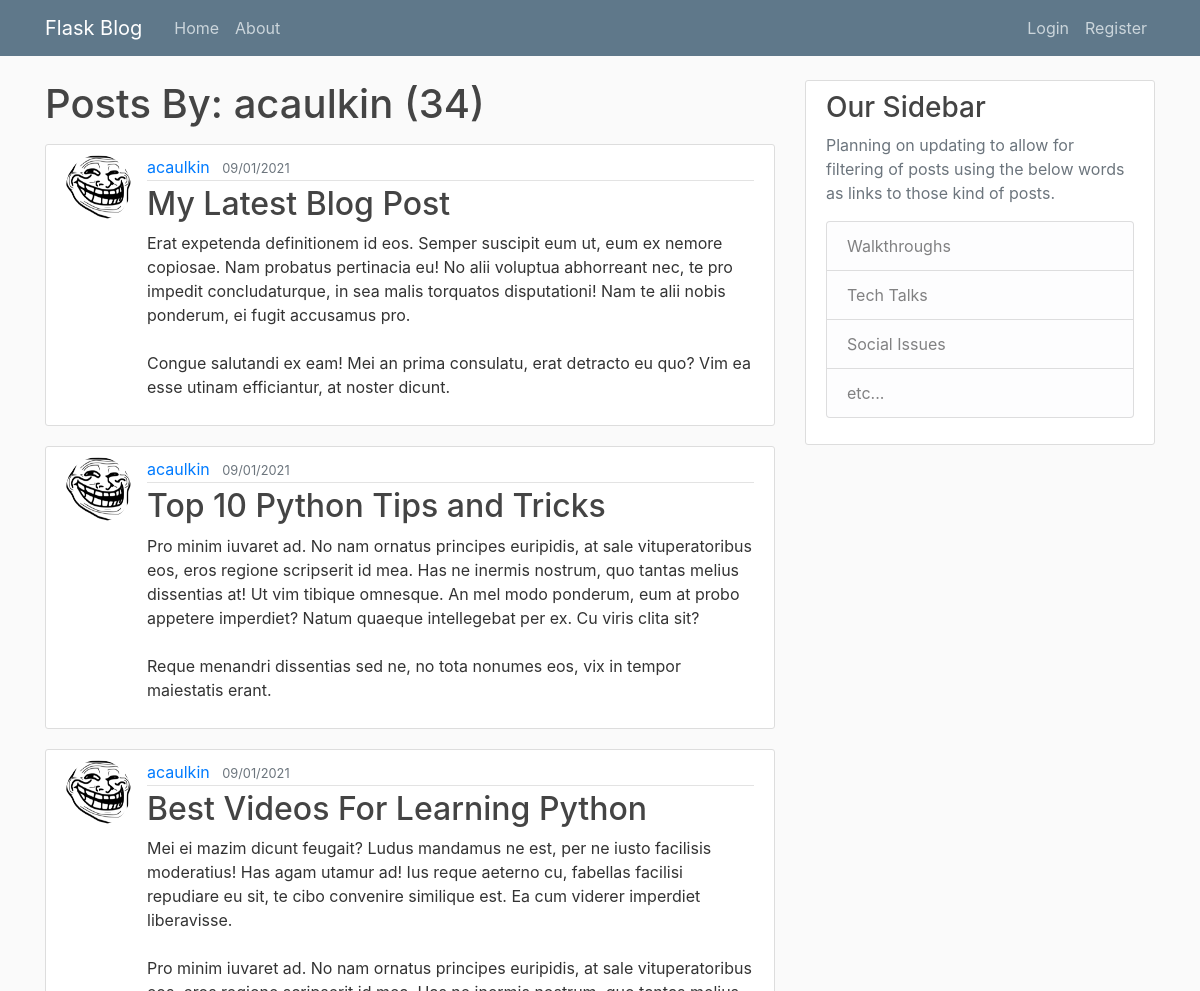
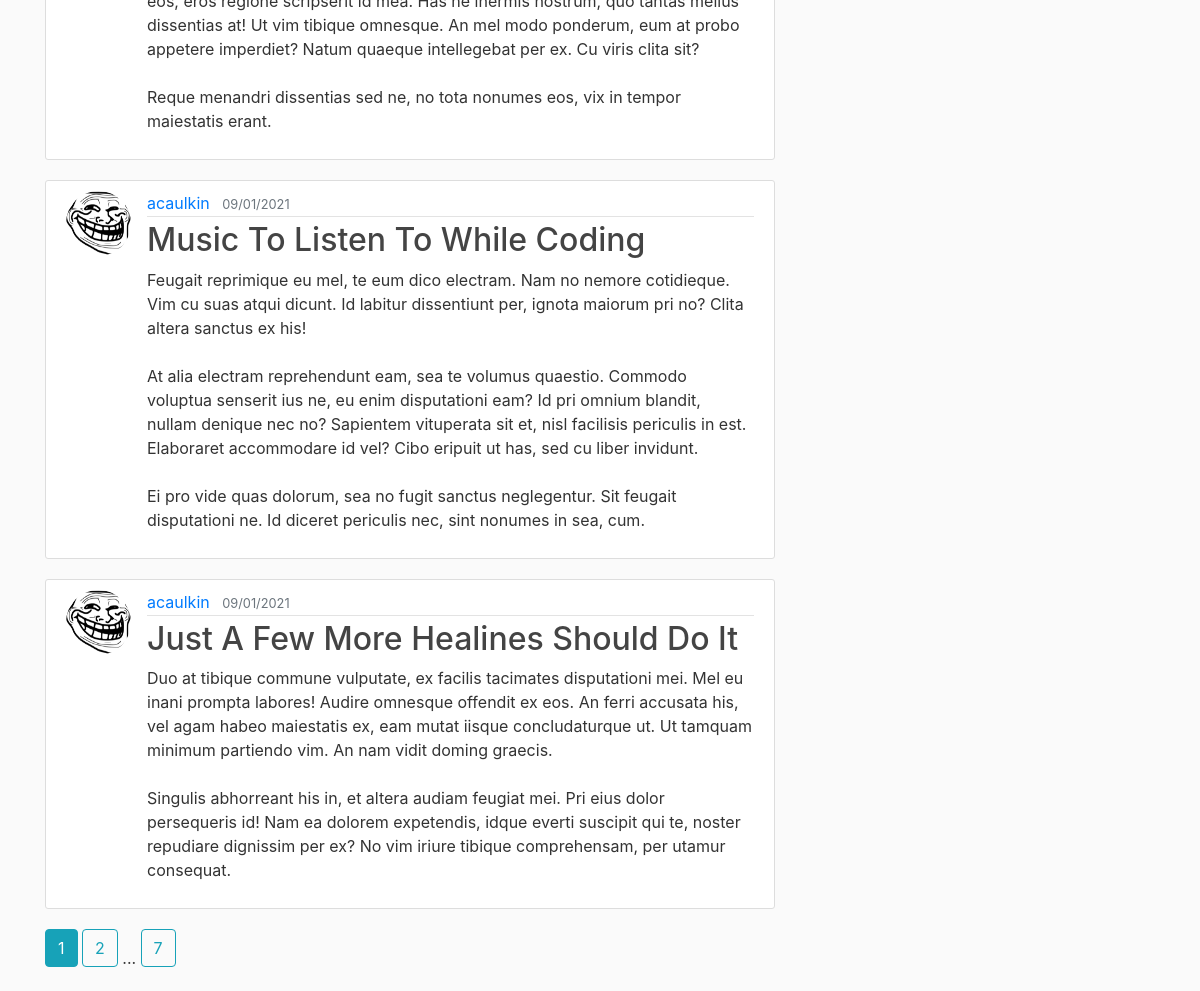
Page /user/acaulkin on the earlier database version (2 pictures, top to bottom).
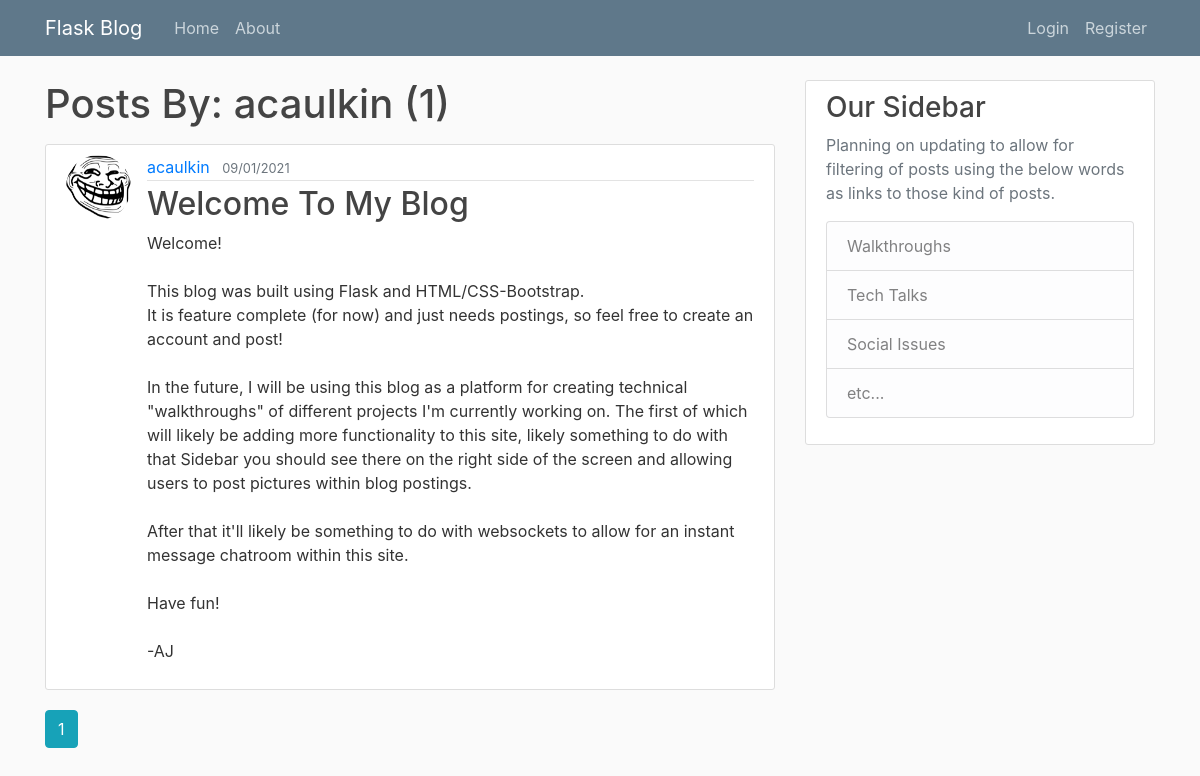
Same page on the later database version.
### flaskblog/models.py (models this page shows, shortened)
class Post(db.Model):
    id = db.Column(db.Integer, primary_key = True)
    title = db.Column(db.String(100), nullable = False)
    date_posted = db.Column(db.DateTime, nullable = False, default = datetime.utcnow)
    content = db.Column(db.Text, nullable = False)
    user_id = db.Column(db.Integer, db.ForeignKey('user.id'), nullable = False)

class User(db.Model, UserMixin):
    id = db.Column(db.Integer, primary_key = True)
    username = db.Column(db.String(20), unique = True, nullable = False)
    email = db.Column(db.String(120), unique = True, nullable = False)
    image_file = db.Column(db.String(20), nullable = False, default = 'default.jpg')
    password =  db.Column(db.String(60), nullable = False)
    posts = db.relationship('Post', backref = 'author', lazy = True)

### flaskblog/users/routes.py (the view)
@users.route('/user/<string:username>')
def user_posts(username):
    page = request.args.get('page', 1, type=int)
    user = User.query.filter_by(username=username).first_or_404()
    posts = Post.query.filter_by(author=user)\
        .order_by(Post.date_posted.desc())\
        .paginate(page=page, per_page=5)
    return render_template('user_posts.html', posts=posts, user=user)

### flaskblog/templates/user_posts.html
{% extends "layout.html" %}
{% block content %}
    <h1 class="mb-3">Posts By: {{ user.username }} ({{ posts.total }})</h1>
    {% for post in posts.items %}
    <article class="media content-section">
      <img class="rounded-circle article-img" src="{{ url_for('static', filename='profile_pics/' + post.author.image_file) }}">
        <div class="media-body">
          <div class="article-metadata">
            <a class="mr-2" href="{{ url_for('users.user_posts', username=post.author.username) }}">{{ post.author.username }}</a>
            <small class="text-muted">{{ post.date_posted.strftime('%d/%m/%Y') }}</small>
          </div>
          <h2><a class="article-title" href="{{ url_for('posts.post', post_id=post.id) }}">{{ post.title }}</a></h2>
          <p class="article-content">{{ post.content }}</p>
        </div>
      </article>
    {% endfor %}
    {% for page_num in posts.iter_pages(left_edge=1, right_edge=1, left_current=1, right_current=2) %}
      {% if page_num %}
        {% if posts.page == page_num %}
          <a class="btn btn-info mb-4" href="{{ url_for('users.user_posts', username=user.username, page=page_num) }}">{{ page_num }}</a>
        {% else %}
          <a class="btn btn-outline-info mb-4" href="{{ url_for('users.user_posts', username=user.username, page=page_num) }}">{{ page_num }}</a>
        {% endif %}
      {% else %}
        ...
      {% endif %}
    {% endfor %}
{% endblock content%}

Differences in the rows shown:
removed Post: image_file (picture), author.username "acaulkin", date_posted "09/01/2021", title "My Latest Blog Post", content "Erat expetenda definitionem id eos. Semper suscipit eum ut, eum ex nemore copiosae. Nam probatus pertinacia eu! No alii voluptua abhorreant nec, te pro impedit concludaturque, in sea malis torquatos disputationi! Nam te alii nobis ponderum, ei fugit accusamus pro. Congue salutandi ex eam! Mei an prima consulatu, erat detracto eu quo? Vim ea esse utinam efficiantur, at noster dicunt."
removed Post: image_file (picture), author.username "acaulkin", date_posted "09/01/2021", title "Top 10 Python Tips and Tricks", content "Pro minim iuvaret ad. No nam ornatus principes euripidis, at sale vituperatoribus eos, eros regione scripserit id mea. Has ne inermis nostrum, quo tantas melius dissentias at! Ut vim tibique omnesque. An mel modo ponderum, eum at probo appetere imperdiet? Natum quaeque intellegebat per ex. Cu viris clita sit? Reque menandri dissentias sed ne, no tota nonumes eos, vix in tempor maiestatis erant."
removed Post: image_file (picture), author.username "acaulkin", date_posted "09/01/2021", title "Best Videos For Learning Python", content "Mei ei mazim dicunt feugait? Ludus mandamus ne est, per ne iusto facilisis moderatius! Has agam utamur ad! Ius reque aeterno cu, fabellas facilisi repudiare eu sit, te cibo convenire similique est. Ea cum viderer imperdiet liberavisse. Pro minim iuvaret ad. No nam ornatus principes euripidis, at sale vituperatoribus eos, eros regione scripserit id mea. Has ne inermis nostrum, quo tantas melius dissentias at! Ut vim tibique omnesque. An mel modo ponderum, eum at probo appetere imperdiet? Natum quaeque intellegebat per ex. Cu viris clita sit? Reque menandri dissentias sed ne, no tota nonumes eos, vix in tempor maiestatis erant."
removed Post: image_file (picture), author.username "acaulkin", date_posted "09/01/2021", title "Music To Listen To While Coding", content "Feugait reprimique eu mel, te eum dico electram. Nam no nemore cotidieque. Vim cu suas atqui dicunt. Id labitur dissentiunt per, ignota maiorum pri no? Clita altera sanctus ex his! At alia electram reprehendunt eam, sea te volumus quaestio. Commodo voluptua senserit ius ne, eu enim disputationi eam? Id pri omnium blandit, nullam denique nec no? Sapientem vituperata sit et, nisl facilisis periculis in est. Elaboraret accommodare id vel? Cibo eripuit ut has, sed cu liber invidunt. Ei pro vide quas dolorum, sea no fugit sanctus neglegentur. Sit feugait disputationi ne. Id diceret periculis nec, sint nonumes in sea, cum."
removed Post: image_file (picture), author.username "acaulkin", date_posted "09/01/2021", title "Just A Few More Healines Should Do It", content "Duo at tibique commune vulputate, ex facilis tacimates disputationi mei. Mel eu inani prompta labores! Audire omnesque offendit ex eos. An ferri accusata his, vel agam habeo maiestatis ex, eam mutat iisque concludaturque ut. Ut tamquam minimum partiendo vim. An nam vidit doming graecis. Singulis abhorreant his in, et altera audiam feugiat mei. Pri eius dolor persequeris id! Nam ea dolorem expetendis, idque everti suscipit qui te, noster repudiare dignissim per ex? No vim iriure tibique comprehensam, per utamur consequat."
now on this page (row edited): Post: image_file (picture), author.username "acaulkin", date_posted "09/01/2021", title "Welcome To My Blog", content "Welcome! This blog was built using Flask and HTML/CSS-Bootstrap. It is feature complete (for now) and just needs postings, so feel free to create an account and post! In the future, I will be using this blog as a platform for creating technical \"walkthroughs\" of different projects I'm currently working on. The first of which will likely be adding more functionality to this site, likely something to do with that Sidebar you should see there on the right side of the screen and allowing users to post pictures within blog postings. After that it'll likely be something to do with websockets to allow for an instant message chatroom within this site. Have fun! -AJ"
Other differences:
{{ posts.total }}: "34" → "1"
list line gone: "2"
list line gone: "7"
